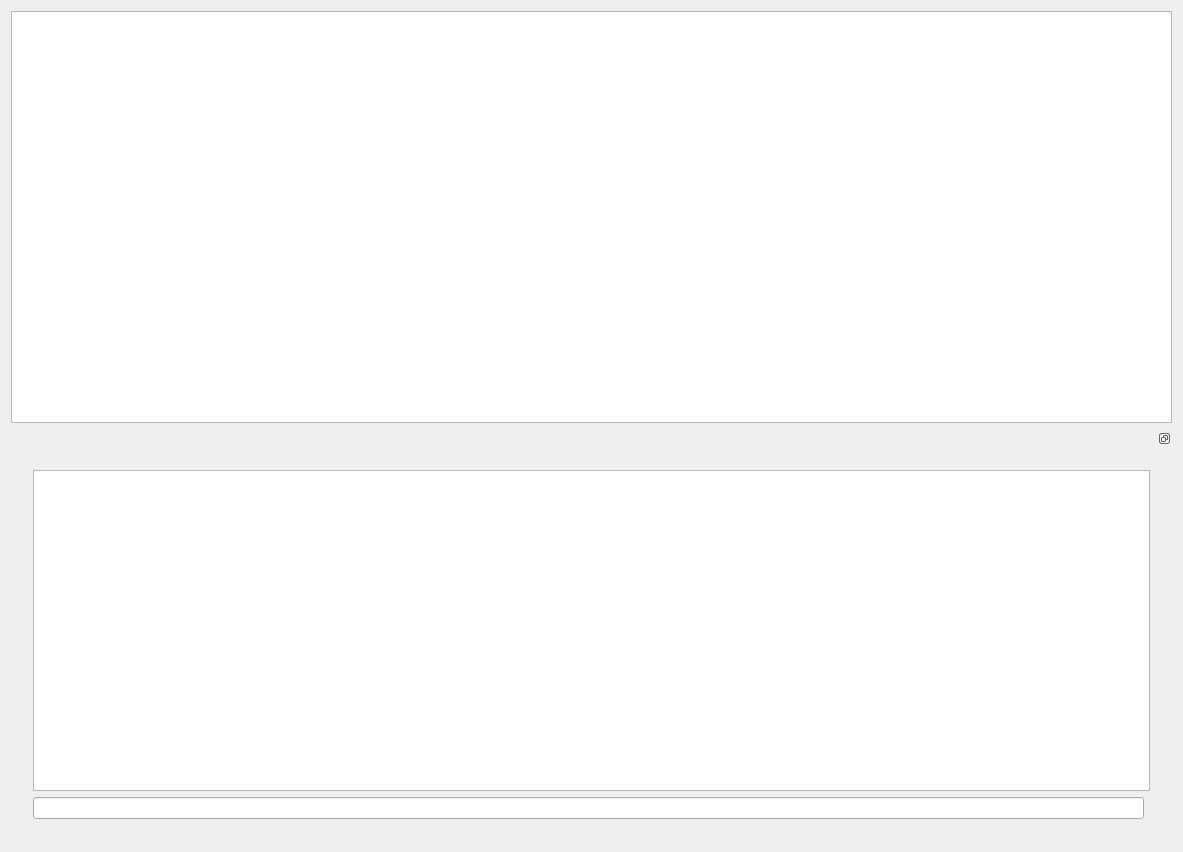
<?xml version="1.0" encoding="UTF-8"?>
<ui version="4.0">
 <class>TestMaze_IIClass</class>
 <widget class="QWidget" name="TestMaze_IIClass">
  <property name="geometry">
   <rect>
    <x>0</x>
    <y>0</y>
    <width>1183</width>
    <height>852</height>
   </rect>
  </property>
  <property name="windowTitle">
   <string>TestMaze_II</string>
  </property>
  <layout class="QGridLayout" name="gridLayout">
   <item row="0" column="0">
    <widget class="QGraphicsView" name="graphicsView"/>
   </item>
   <item row="1" column="0">
    <widget class="QDockWidget" name="_wConsoleWidget">
     <property name="features">
      <set>QDockWidget::DockWidgetFloatable|QDockWidget::DockWidgetMovable</set>
     </property>
     <widget class="QWidget" name="dockWidgetContents">
      <layout class="QGridLayout" name="gridLayout_3">
       <item row="0" column="0">
        <widget class="QWidget" name="widget" native="true">
         <layout class="QGridLayout" name="gridLayout_2">
          <item row="0" column="0" rowspan="2" colspan="2">
           <widget class="QPlainTextEdit" name="_wConsoleOutput">
            <property name="font">
             <font>
              <family>Monospace</family>
             </font>
            </property>
            <property name="readOnly">
             <bool>true</bool>
            </property>
           </widget>
          </item>
          <item row="2" column="0">
           <widget class="QLineEdit" name="_wConsoleInput"/>
          </item>
         </layout>
        </widget>
       </item>
      </layout>
     </widget>
    </widget>
   </item>
  </layout>
 </widget>
 <layoutdefault spacing="6" margin="11"/>
 <resources/>
 <connections>
  <connection>
   <sender>_wConsoleInput</sender>
   <signal>returnPressed()</signal>
   <receiver>TestMaze_IIClass</receiver>
   <slot>process_console_input()</slot>
   <hints>
    <hint type="sourcelabel">
     <x>472</x>
     <y>509</y>
    </hint>
    <hint type="destinationlabel">
     <x>544</x>
     <y>492</y>
    </hint>
   </hints>
  </connection>
 </connections>
 <slots>
  <slot>process_console_input()</slot>
 </slots>
</ui>
